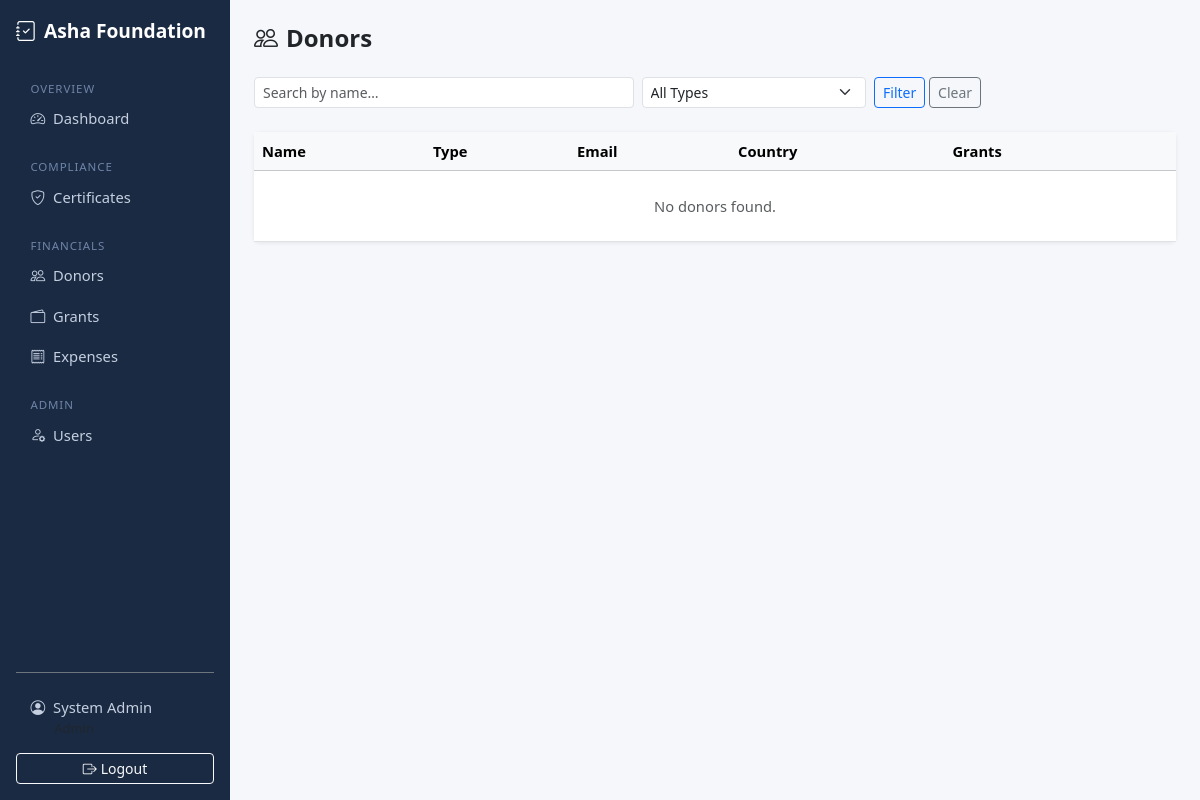
The app's page /donors/ (signed in), older data.
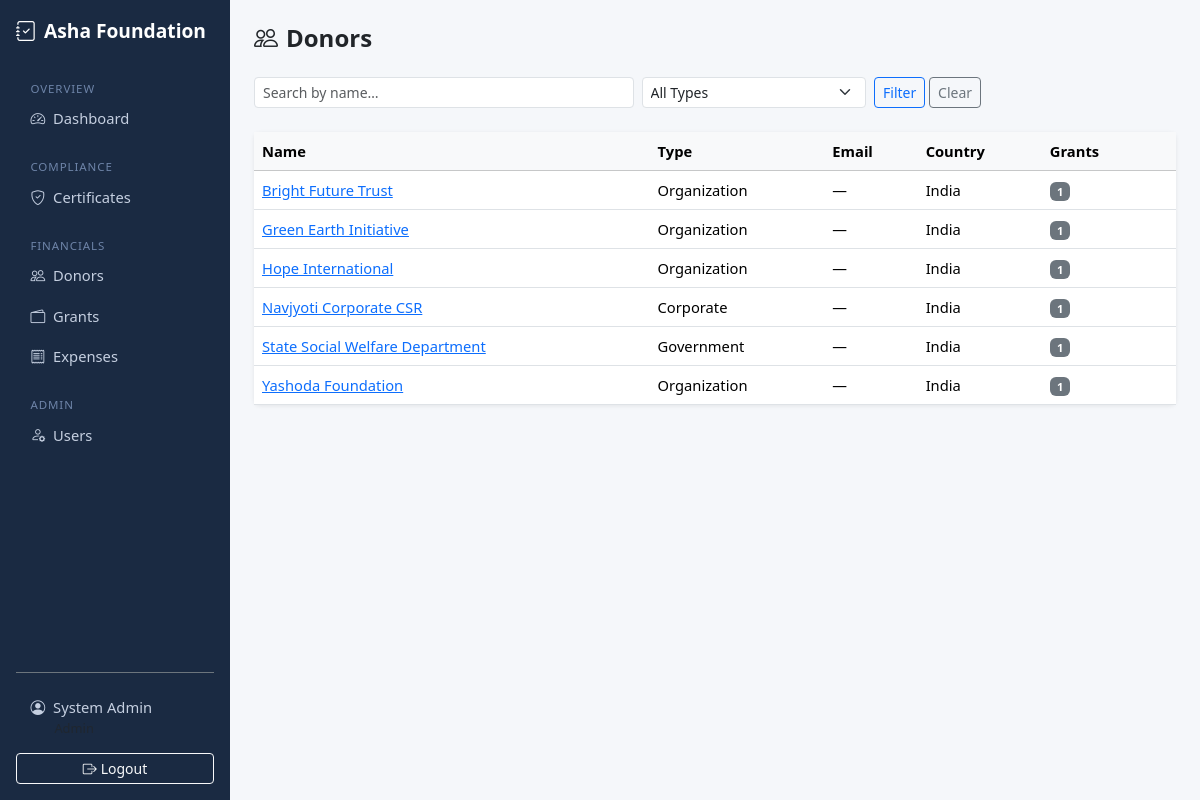
The same page, newer data.
### apps/accounts/models.py (models this page shows, shortened)
class User(AbstractUser):
    ROLE_ADMIN = "admin"
    ROLE_FINANCE = "finance"
    ROLE_AUDITOR = "auditor"
    ROLE_CHOICES = [
        (ROLE_ADMIN, "Admin"),
        (ROLE_FINANCE, "Finance Manager"),
        (ROLE_AUDITOR, "Auditor"),
    ]
    role = models.CharField(
        max_length=20,
        choices=ROLE_CHOICES,
        default=ROLE_AUDITOR,
    )
    phone = models.CharField(max_length=20, blank=True)
    @property
    def is_admin_role(self):
        return self.role == self.ROLE_ADMIN
    @property
    def is_finance(self):
        return self.role == self.ROLE_FINANCE
    @property
    def is_auditor(self):
        return self.role == self.ROLE_AUDITOR
    @property
    def can_write(self):
        return self.role == self.ROLE_FINANCE

### apps/donors/models.py (models this page shows, shortened)
class Donor(models.Model):
    TYPE_INDIVIDUAL = "individual"
    TYPE_ORGANIZATION = "organization"
    TYPE_GOVERNMENT = "government"
    TYPE_CORPORATE = "corporate"
    TYPE_CHOICES = [
        (TYPE_INDIVIDUAL, "Individual"),
        (TYPE_ORGANIZATION, "Organization"),
        (TYPE_GOVERNMENT, "Government"),
        (TYPE_CORPORATE, "Corporate"),
    ]
    name = models.CharField(max_length=200)
    donor_type = models.CharField(max_length=20, choices=TYPE_CHOICES, default=TYPE_INDIVIDUAL)
    email = models.EmailField(blank=True)
    phone = models.CharField(max_length=20, blank=True)
    country = models.CharField(max_length=100, default="India")
    address = models.TextField(blank=True)
    pan_number = models.CharField(max_length=20, blank=True, verbose_name="PAN Number")
    notes = models.TextField(blank=True)
    is_active = models.BooleanField(default=True)  # soft delete
    created_at = models.DateTimeField(auto_now_add=True)
    updated_at = models.DateTimeField(auto_now=True)
    class Meta:
        ordering = ["name"]

### apps/donors/views.py (the view)
# urls.py: path("", views.donor_list, name="donor_list"),
@login_required
@role_required("admin", "finance", "auditor")
def donor_list(request):
    qs = Donor.objects.filter(is_active=True)
    q = request.GET.get("q", "").strip()
    dtype = request.GET.get("type", "")
    if q:
        qs = qs.filter(name__icontains=q)
    if dtype:
        qs = qs.filter(donor_type=dtype)
    return render(request, "donors/donor_list.html", {
        "donors": qs,
        "search_q": q,
        "type_filter": dtype,
        "type_choices": Donor.TYPE_CHOICES,
    })

### apps/donors/templates/donors/donor_list.html (shortened to what this page needs)
{% extends "base.html" %}
{% block content %}
<div class="d-flex justify-content-between align-items-center mb-4">
  <h4 class="fw-bold mb-0"><i class="bi bi-people me-2"></i>Donors</h4>
</div>
<form method="get" class="row g-2 mb-4">
  <div class="col-md-5">
    <input type="text" name="q" value="{{ search_q }}" class="form-control form-control-sm" placeholder="Search by name…">
  </div>
  <div class="col-md-3">
    <select name="type" class="form-select form-select-sm">
      <option value="">All Types</option>
    </select>
  </div>
  <div class="col-auto">
    <button type="submit" class="btn btn-sm btn-outline-primary">Filter</button>
    <a href="{% url 'donors:donor_list' %}" class="btn btn-sm btn-outline-secondary">Clear</a>
  </div>
</form>
<div class="card">
  <div class="table-responsive">
    <table class="table table-hover mb-0">
      <thead class="table-light">
        <tr><th>Name</th><th>Type</th><th>Email</th><th>Country</th><th>Grants</th><th></th></tr>
      </thead>
      <tbody>
        {% for donor in donors %}
        <tr>
          <td><a href="{% url 'donors:donor_detail' donor.pk %}">{{ donor.name }}</a></td>
          <td>{{ donor.get_donor_type_display }}</td>
          <td>{{ donor.email|default:"—" }}</td>
          <td>{{ donor.country }}</td>
          <td><span class="badge bg-secondary">{{ donor.grants.count }}</span></td>
          <td class="text-end">
          </td>
        </tr>
        {% empty %}
        <tr><td colspan="6" class="text-center py-4 text-muted">No donors found.</td></tr>
        {% endfor %}
      </tbody>
    </table>
  </div>
</div>
{% endblock %}

### templates/base.html (shortened to what this page needs)
<!DOCTYPE html>
<html lang="en">
<head>
  <link href="https://cdn.jsdelivr.net/npm/bootstrap@5.3.3/dist/css/bootstrap.min.css" rel="stylesheet">
  <link href="https://cdn.jsdelivr.net/npm/bootstrap-icons@1.11.3/font/bootstrap-icons.min.css" rel="stylesheet">
</head>
<body>
{% if user.is_authenticated %}
<div class="d-flex">
  <nav class="sidebar d-flex flex-column p-3" style="width:230px;flex-shrink:0;">
    <a class="sidebar-brand text-decoration-none mb-4 d-flex align-items-center gap-2" href="{% url 'accounts:dashboard' %}">
      <i class="bi bi-journal-check fs-5"></i> Asha Foundation
    </a>
    <div class="nav-section">Overview</div>
    <a class="nav-link mb-1 {% if request.resolver_match.url_name == 'dashboard' %}active{% endif %}" href="{% url 'accounts:dashboard' %}">
      <i class="bi bi-speedometer2 me-2"></i>Dashboard
    </a>
    {% if user.is_admin_role %}
    <div class="nav-section mt-2">Compliance</div>
    <a class="nav-link mb-1" href="{% url 'compliance:document_list' %}">
      <i class="bi bi-shield-check me-2"></i>Certificates
    </a>
    {% endif %}
    {% if user.is_admin_role or user.is_finance or user.is_auditor %}
    <div class="nav-section mt-2">Financials</div>
    <a class="nav-link mb-1" href="{% url 'donors:donor_list' %}">
      <i class="bi bi-people me-2"></i>Donors
    </a>
    <a class="nav-link mb-1" href="{% url 'grants:grant_list' %}">
      <i class="bi bi-wallet2 me-2"></i>Grants
    </a>
    <a class="nav-link mb-1" href="{% url 'expenses:expense_list' %}">
      <i class="bi bi-receipt me-2"></i>Expenses
    </a>
    {% endif %}
    {% if user.is_admin_role %}
    <div class="nav-section mt-2">Admin</div>
    <a class="nav-link mb-1" href="{% url 'accounts:user_list' %}">
      <i class="bi bi-person-gear me-2"></i>Users
    </a>
    {% endif %}
    <div class="mt-auto pt-3 border-top border-secondary">
      <a class="nav-link mb-1" href="{% url 'accounts:profile' %}">
        <i class="bi bi-person-circle me-2"></i>{{ user.get_full_name|default:user.username }}
        <small class="d-block text-muted ms-4">{{ user.get_role_display }}</small>
      </a>
      <form method="post" action="{% url 'accounts:logout' %}" class="m-0">
        <button type="submit" class="btn btn-sm btn-outline-light w-100 mt-1">
          <i class="bi bi-box-arrow-right me-1"></i>Logout
        </button>
      </form>
    </div>
  </nav>
  <main class="flex-grow-1 p-4">
    {% block content %}{% endblock %}
  </main>
</div>
{% else %}
  {% block auth_content %}{% endblock %}
{% endif %}
</body>
</html>

### templates/base.html (style rules this page uses)
body { font-size: 0.92rem; }
.sidebar { min-height: 100vh; background: #1a2a42; }
.sidebar .nav-link { color: #c5cfe0; border-radius: 6px; padding: .45rem .9rem; }
.sidebar .nav-section { color: #6e84a8; font-size: .72rem; letter-spacing: .08em; text-transform: uppercase; padding: .6rem .9rem .2rem; }
.sidebar-brand { color: #fff; font-weight: 700; font-size: 1.2rem; }
main { background: #f5f7fa; min-height: 100vh; }
.card { border: none; box-shadow: 0 1px 4px rgba(0,0,0,.08); }

Row changes from the older to the newer data that the page shows:
added Donor: name "Bright Future Trust", donor_type "Organization", email "—", country "India", grants.count "1"
added Donor: name "Green Earth Initiative", donor_type "Organization", email "—", country "India", grants.count "1"
added Donor: name "Hope International", donor_type "Organization", email "—", country "India", grants.count "1"
added Donor: name "Navjyoti Corporate CSR", donor_type "Corporate", email "—", country "India", grants.count "1"
added Donor: name "State Social Welfare Department", donor_type "Government", email "—", country "India", grants.count "1"
added Donor: name "Yashoda Foundation", donor_type "Organization", email "—", country "India", grants.count "1"
Text that changed along with them:
text no longer shown: "No donors found."
